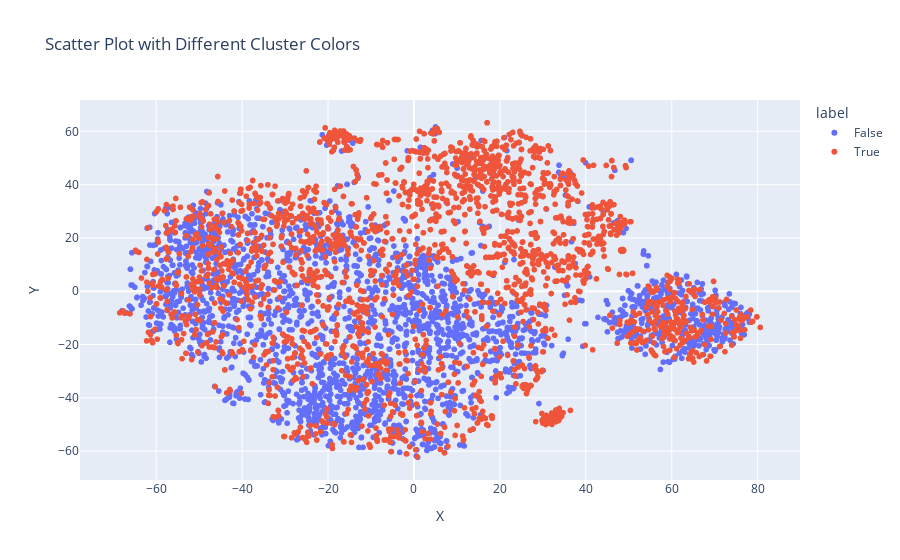

The code cell stored with this chart in its notebook:
### Code cell
import plotly.express as px

df_show = pd.DataFrame()
df_show["X"] = reduced_data[:, 0]
df_show["Y"] = reduced_data[:, 1]
# df_show["Z"] = reduced_data[:, 2]
df_show["cluster"] = cluster_assignments
df_show["label"] = Y

colors = {
    0: 'red',
    1: 'blue',
    2: 'green'
}

df_show['color'] = df_show['cluster'].map(colors)

fig = px.scatter(df_show, x='X', y='Y', color='label', title='Scatter Plot with Different Cluster Colors')
fig.show()

### Figure 1 — Plotly figure (JSON) as saved in the notebook; plotly's stock layout.template omitted (floating-point values rounded to 4 significant figures; data arrays with more than 128 entries replaced by an {"elided": "..."} marker saying what was removed)
{"data": [{"hovertemplate": "label=False<br>X=%{x}<br>Y=%{y}<extra></extra>", "legendgroup": "False", "marker": {"color": "#636efa", "symbol": "circle"}, "mode": "markers", "name": "False", "showlegend": true, "type": "scattergl", "x": {"elided": "2630 float values"}, "xaxis": "x", "y": {"elided": "2630 float values"}, "yaxis": "y"}, {"hovertemplate": "label=True<br>X=%{x}<br>Y=%{y}<extra></extra>", "legendgroup": "True", "marker": {"color": "#EF553B", "symbol": "circle"}, "mode": "markers", "name": "True", "showlegend": true, "type": "scattergl", "x": {"elided": "2361 float values"}, "xaxis": "x", "y": {"elided": "2361 float values"}, "yaxis": "y"}], "layout": {"legend": {"title": {"text": "label"}, "tracegroupgap": 0}, "title": {"text": "Scatter Plot with Different Cluster Colors"}, "xaxis": {"anchor": "y", "domain": [0, 1], "title": {"text": "X"}}, "yaxis": {"anchor": "x", "domain": [0, 1], "title": {"text": "Y"}}}}
